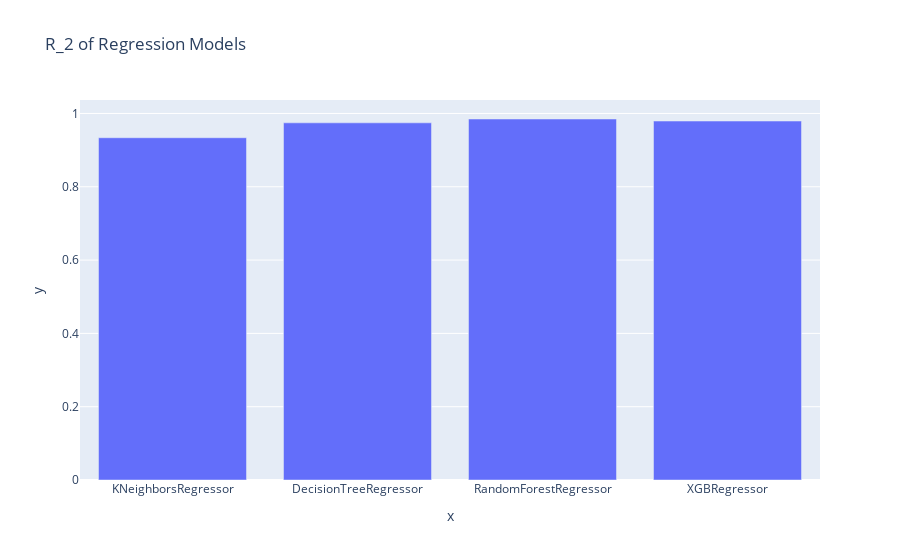

The code cell stored with this chart in its notebook:
### Markdown cell above
**Finalizing** The Models:

### Code cell
models = [ 'KNeighborsRegressor','DecisionTreeRegressor', 'RandomForestRegressor', 'XGBRegressor']
score = [r2_knn,r2_dt, rf_r2, xgb_r2]

fig=px.bar(x=models, y=score,title='R_2 of Regression Models')
fig.show()

print("FINDING BEST FIT MODEL FOR EVALUATION BASED ON R_2 SCORE\n")
max_score = max(score)  # Initialize max_score with the maximum value in the score list
max_model = ""

for model, score_value in zip(models, score):
    print(model, score_value)
    if score_value == max_score:
        max_model = model

print(f"\nModel: {max_model} contain Maximum R2_Score: {max_score} ")

### Figure 1 — Plotly figure (JSON) as saved in the notebook; plotly's stock layout.template omitted (floating-point values rounded to 4 significant figures)
{"data": [{"alignmentgroup": "True", "hovertemplate": "x=%{x}<br>y=%{y}<extra></extra>", "legendgroup": "", "marker": {"color": "#636efa", "pattern": {"shape": ""}}, "name": "", "offsetgroup": "", "orientation": "v", "showlegend": false, "textposition": "auto", "type": "bar", "x": ["KNeighborsRegressor", "DecisionTreeRegressor", "RandomForestRegressor", "XGBRegressor"], "xaxis": "x", "y": [0.9338, 0.9745, 0.9849, 0.9793], "yaxis": "y"}], "layout": {"barmode": "relative", "legend": {"tracegroupgap": 0}, "title": {"text": "R_2 of Regression Models"}, "xaxis": {"anchor": "y", "domain": [0, 1], "title": {"text": "x"}}, "yaxis": {"anchor": "x", "domain": [0, 1], "title": {"text": "y"}}}}
